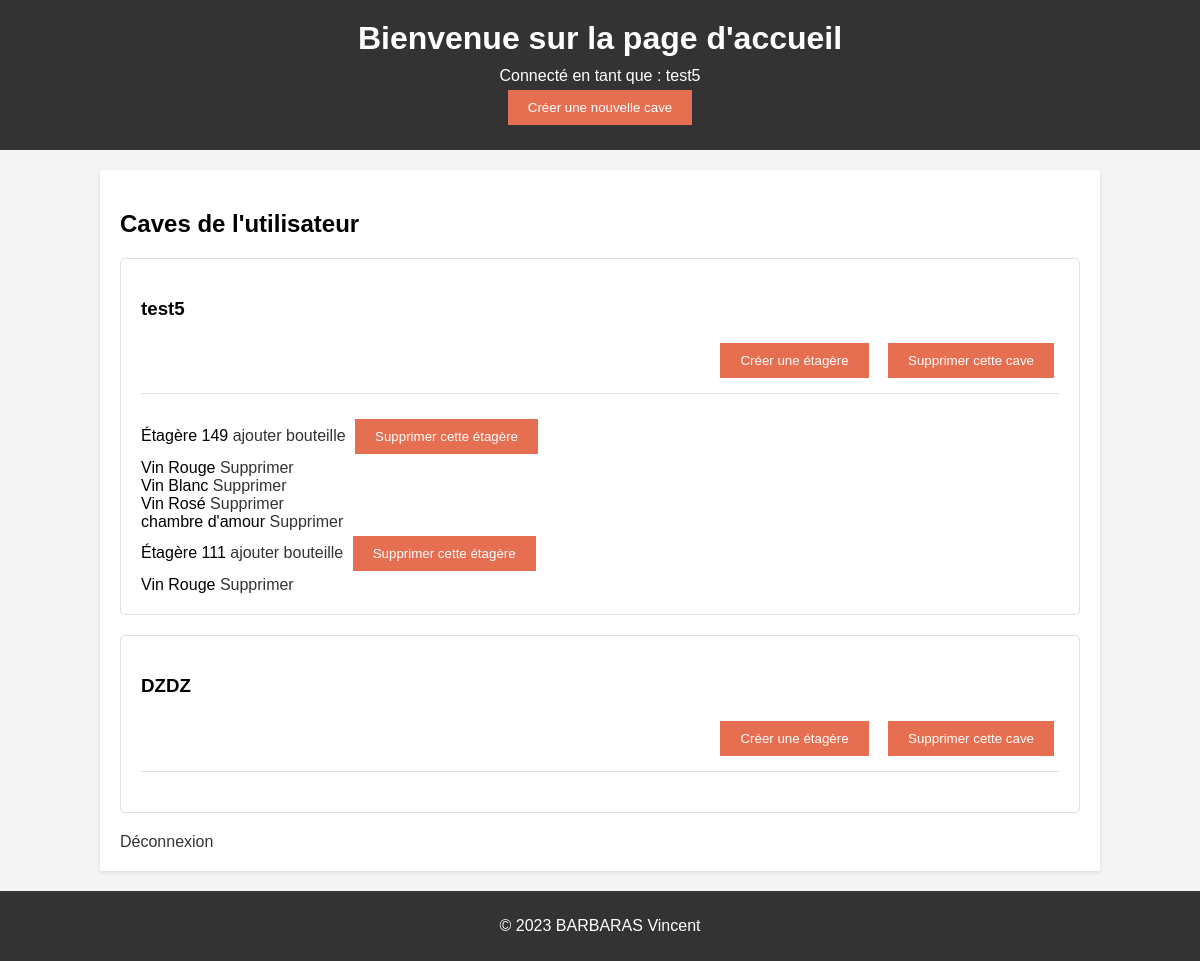
Page /accueil (signed in) on the earlier database version.
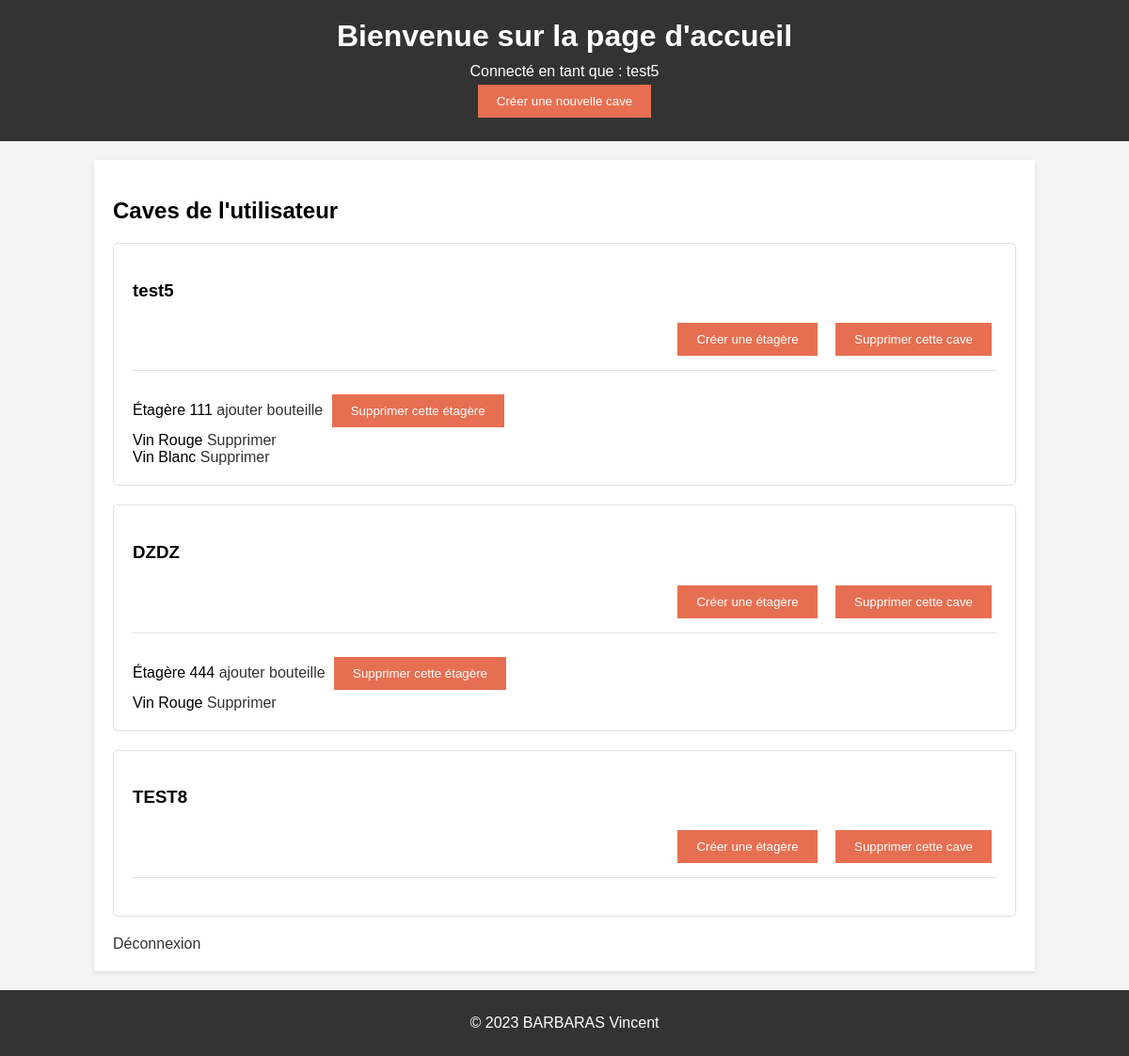
Same page on the later database version.
### tables this page shows
CREATE TABLE Caves (
                id_cave INTEGER PRIMARY KEY,
                nom_cave TEXT NOT NULL,
                proprietaire_id INTEGER NOT NULL,
                FOREIGN KEY (proprietaire_id) REFERENCES Utilisateurs(id_utilisateur)
            );

CREATE TABLE Etageres (
                id_etagere INTEGER PRIMARY KEY,
                numero INTEGER NOT NULL,
                region TEXT NOT NULL,
                emplacements_disponibles INTEGER NOT NULL,
                cave_associee_id INTEGER NOT NULL,
                FOREIGN KEY (cave_associee_id) REFERENCES Caves(id_cave)
            );

CREATE TABLE Bouteilles (
                id_bouteille INTEGER PRIMARY KEY,
                domaine_viticole TEXT NOT NULL,
                nom TEXT NOT NULL,
                type TEXT NOT NULL,
                annee INTEGER NOT NULL,
                region TEXT NOT NULL,
                commentaires TEXT,
                note_personnelle TEXT,
                note_moyenne TEXT,
                photo_etiquette TEXT,
                prix REAL
            );

### app.py (the view)
@app.route("/")
@app.route("/accueil")
def accueil():
    if "logged_in" in session and session["logged_in"]:
        nom_utilisateur = session["username"]
        caves_utilisateur = Cave.afficher_details_cave(session["user_id"])
        if request.args.get("response") == "json":
            return jsonify({"status": "success", "msg": caves_utilisateur}), 200
        else:
            print(caves_utilisateur)
            for cave in caves_utilisateur:
                print(cave.to_dict())
            return render_template(
                "accueil.html",
                nom_utilisateur=nom_utilisateur,
                caves_utilisateur=caves_utilisateur,
            )
    else:
        return redirect(url_for("users.deconnexion"))  # Rediriger vers la page de connexion après la déconnexion

### models/bouteille.py (called while the page is built)
    def to_dict(self):
        return {
            "id_bouteille": self.id_bouteille,
            "domaine_viticole": self.domaine_viticole,
            "nom": self.nom,
            "type": self.type,
            "annee": self.annee,
            "region": self.region,
            "commentaires": self.commentaires,
            "note_personnelle": self.note_personnelle,
            "note_moyenne": self.note_moyenne,
            "photo_etiquette": self.photo_etiquette,
            "prix": self.prix,
        }

### models/cave.py (called while the page is built)
    def __repr__(self):
        return f"Cave {self.nom_cave} (id: {self.id_cave})"

    def to_dict(self):
        etageres = []
        if self.etageres != [] or self.etageres != None:
            for etagere in self.etageres:
                etageres.append(etagere.to_dict())
        return {
            "id_cave": self.id_cave,
            "nom_cave": self.nom_cave,
            "proprietaire": self.proprietaire,
            "etageres": etageres,
        }

    @staticmethod
    def get_utilisateur_caves(utilisateur_id):
        conn = sqlite3.connect("bdd.db")
        c = conn.cursor()
        c.execute("SELECT * FROM Caves WHERE proprietaire_id = ?", (utilisateur_id,))
        rows = c.fetchall()
        caves_utilisateur = [
            Cave(row[0], row[1], Utilisateur(row[2], None, None, None)) for row in rows
        ]
        conn.close()
        return caves_utilisateur

    @classmethod
    def afficher_details_cave(cls, user_id):
        conn = sqlite3.connect("bdd.db")
        c = conn.cursor()
        caves_utilisateur = Cave.get_utilisateur_caves(user_id)
        for current_cave in caves_utilisateur:
            c.execute(
                "SELECT * FROM Etageres WHERE cave_associee_id = ?",
                (current_cave.id_cave,),
            )
            etageres_cave = c.fetchall()
            for row in etageres_cave:
                etagere = Etagere(row[0], row[1], row[2], row[3], current_cave)
                current_cave.etageres.append(etagere)
        conn.close()
        return caves_utilisateur

### templates/accueil.html (shortened to what this page needs)
<!DOCTYPE html>
<html lang="en">
<head>
    <link rel="stylesheet" href="static/accueil_styles.css">
</head>
<body>
    <header>
        <h1>Bienvenue sur la page d'accueil</h1>
        {% if nom_utilisateur %}
            <p>Connecté en tant que : {{ nom_utilisateur }}</p>
            <a href="{{ url_for('caves.creer_cave') }}"><button>Créer une nouvelle cave</button></a>
        {% endif %}
    </header>
    <main>
        {% if nom_utilisateur %}
            <h2>Caves de l'utilisateur</h2>
            <div class="caves-container">
                {% for cave in caves_utilisateur %}
                    <div class="card">
                        <div class="card-header">
                            <h3>{{ cave.nom_cave }}</h3>
                            <div class="card-actions">
                                <a href="{{ url_for('etagere.creer_etagere', cave_id=cave.id_cave) }}"><button>Créer une étagère</button></a>
                                <form method="POST" action="{{ url_for('caves.supprimer_cave', id_cave=cave.id_cave) }}" style="display: inline;">
                                    <button type="submit">Supprimer cette cave</button>
                                </form>
                            </div>
                        </div>
                        <div class="card-body">
                            {% for etagere in cave.etageres %}
                                <div class="etagere">
                                    Étagère {{ etagere.numero }}
                                    <a href="{{ url_for('etagere.ajouter_bouteille_etagere', id_etagere=etagere.id_etagere)}}">ajouter bouteille</a>
                                    <form method="POST" action="{{ url_for('etagere.supprimer_etagere', id_etagere=etagere.id_etagere) }}" style="display: inline;">
                                        <button type="submit">Supprimer cette étagère</button>
                                    </form>
                                    {% if etagere.bouteilles %}
                                        <div class="bouteilles">
                                            {% for bouteille in etagere.bouteilles %}
                                                <div class="bouteille">
                                                    {{ bouteille.nom }}
                                                    <a href="{{ url_for('etagere.supprimer_bouteille_etagere', id_etagere=etagere.id_etagere) }}">Supprimer</a>
                                                </div>
                                            {% endfor %}
                                        </div>
                                    {% else %}
                                        <p>Aucune bouteille sur cette étagère</p>
                                    {% endif %}
                                </div>
                            {% endfor %}
                        </div>
                    </div>
                {% endfor %}
            </div>
        {% endif %}
        <a href="{{ url_for('users.deconnexion') }}">Déconnexion</a>
    </main>
    <footer>
        <p>© 2023 BARBARAS Vincent</p>
    </footer>
</body>
</html>

### static/accueil_styles.css (style rules this page uses)
body { font-family: 'Arial', sans-serif; background-color: #f4f4f4; margin: 0; padding: 0; }
header { background-color: #333; color: #fff; padding: 20px 0; text-align: center; }
header h1 { margin: 0 0 10px; }
header p { margin: 0; }
main { width: 80%; max-width: 1200px; margin: 20px auto; padding: 20px; background: white; box-shadow: 0 2px 4px rgba(0,0,0,0.1); }
button { background-color: #e76f51; color: white; border: none; padding: 10px 20px; margin: 5px; cursor: pointer; transition: background-color 0.3s ease; }
footer { background-color: #333; color: white; text-align: center; padding: 10px 0; position: relative; bottom: 0; width: 100%; }
a { color: #333; text-decoration: none; }
.card { background: #fff; border: 1px solid #e1e1e1; border-radius: 5px; padding: 20px; margin-bottom: 20px; }
.card-header { border-bottom: 1px solid #e1e1e1; padding-bottom: 10px; margin-bottom: 20px; }
.card-actions { text-align: right; }
.card-actions button { margin-left: 10px; }

Differences in the rows shown:
removed Etageres: numero "149", Bouteilles (nom "Vin Rouge"), Bouteilles (nom "Vin Blanc"), shown under Caves "test5"
no longer on this page (row unchanged): Bouteilles: nom "Vin Rosé", shown under "149"
no longer on this page (row unchanged): Bouteilles: nom "chambre d'amour", shown under "149"
changed Etageres (number 1 of 2 on the later page): gains Bouteilles (nom "Vin Blanc")
added Etageres: numero "444", Bouteilles (nom "Vin Rouge"), shown under Caves "DZDZ"
added Caves: nom_cave "TEST8"
